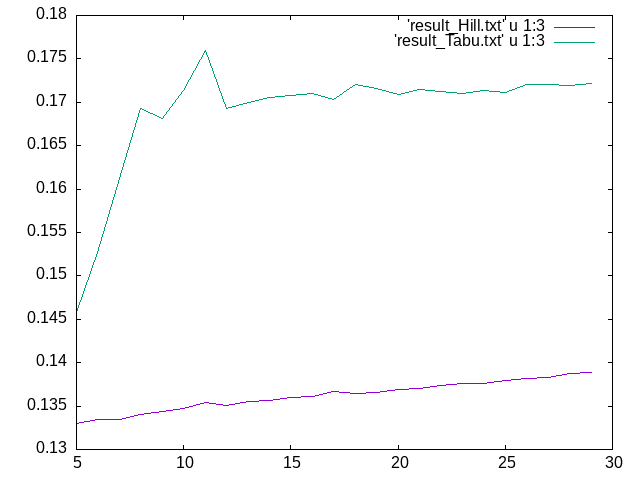

Here is the gnuplot script that generated this plot:
set term png
set output "result.png"
plot 'result_Hill.txt' u 1:3 w lines, 'result_Tabu.txt' u 1:3 w lines, 